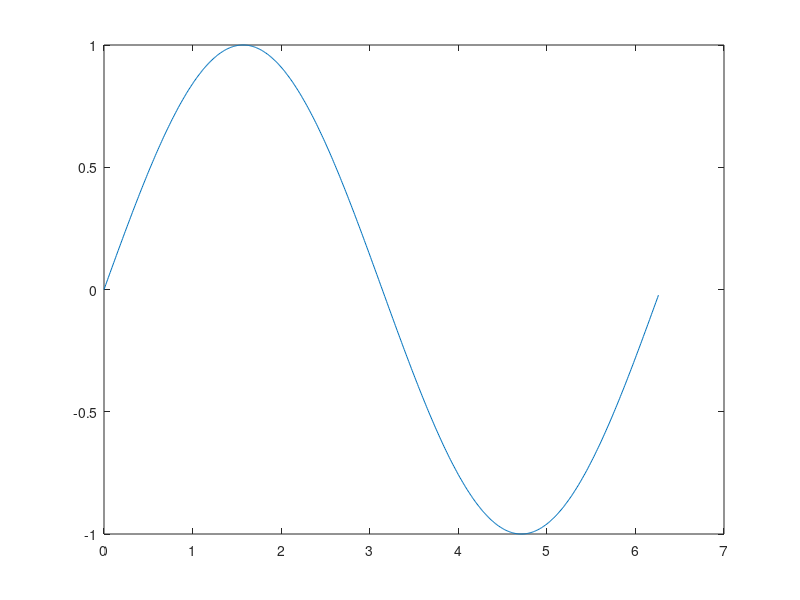

Recreate this plot in MATLAB.
% testmatlab.m
% Date: 30-07-2025
% Drives Lab Class 1
% MATLAB code to test various matrix, trigonometric functions and roots of algebraic equations


%% Matrix operations

C = [1 2; 4 5; 5 6; 12 2] * [1 2 4 5; 3 4 5 6]

D = [1; 2; 6; 4]

rank(C)

zeros(4, 5)

ones(4, 3)

% twos(2, 1) not correct
T = ones(2, 2) * 2

% Igon matrices
eye(5, 5)

% Matrices can be in complex form
% i = imaginary unit (complex unit)

ai = [1 + i 2 + 3 + i]
bi = [1 + 2 * i; 3 + 4 * i; 5 + 6 * i]

S = ["Sunil" "Sharma"; "Ram " "Singh"]

% Quotation of matrices
D > 5

%% Trigonometric functions

x = 0: 0.01: 359 * pi / 180 % smoother sin curve
% x = 0: 1: 359 * pi / 180 % rougher sin curve

y = sin(x)
plot(x, y)

%% Roots of algebraic equations

% Q.1 Solve x^2 - 5x + 4 = 0, Find the roots.

% Method One Manual Calculation
answerOne1 = (-(-5) + sqrt((-5)^2 - 4 * 1 * 4)) / (2 * 1)
answerOne2 = (-(-5) - sqrt((-5)^2 - 4 * 1 * 4)) / (2 * 1)

% Method Two In Build Function
answerOne = [1 -5 4]
roots(answerOne)

% Q.2 Solve the set of equations to find x & y:
%   2x + y = 8
%   x + 4y = 15

a = [2 1; 1 4]
b = [8; 15]
answerTwo = a \ b

% Q.3 Solve the system of equations to find x, y & z:
%   x + 2y + z = 10
%   3x + y + 2z = 20
%   x - 3y + 4z = 15

a = [1 2 1; 3 1 2; 1 -3 4]
b = [10; 20; 15]
answerThree = a \ b
